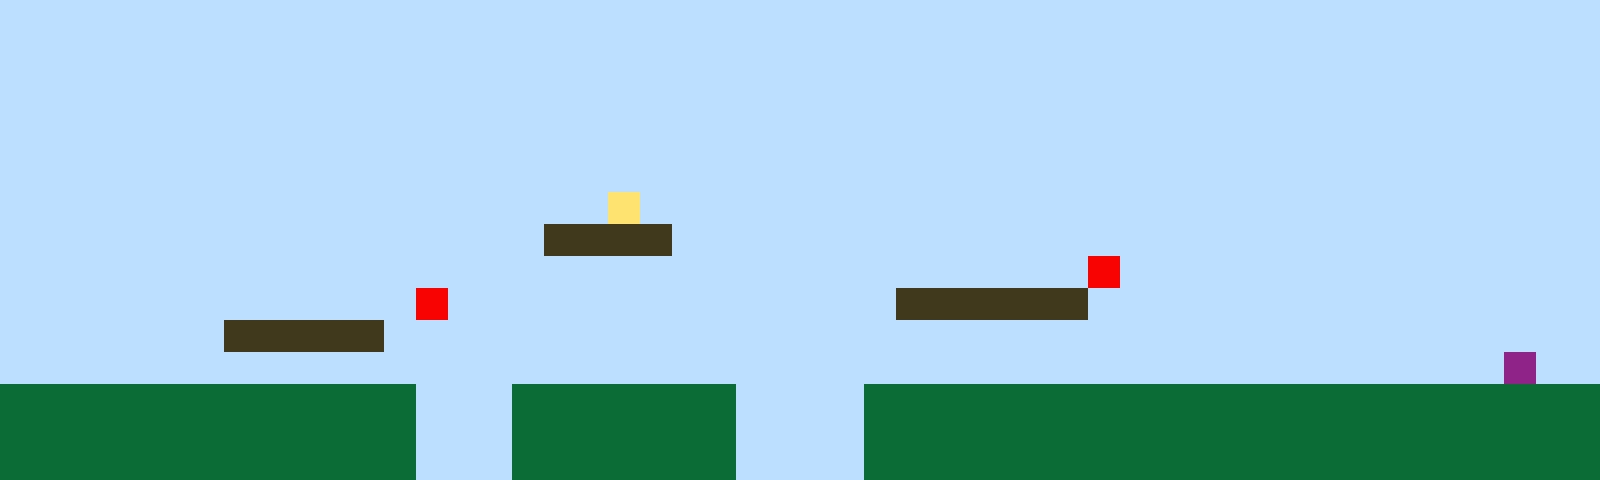

A 2D game scene composited from a Tiled map and its tileset images. What follows is a short description and the map's XML, with every tile layer's data as written:
An orthogonal 50x15 tile map with 32x32 px tiles, 1 tile layer (Tile Layer 1).

<map version="1.10" tiledversion="1.11.2" orientation="orthogonal" renderorder="right-up" width="50" height="15" tilewidth="32" tileheight="32" infinite="0" nextlayerid="2" nextobjectid="1"><editorsettings><export target="map1.csv" format="csv" /></editorsettings><tileset firstgid="1" name="sprites" tilewidth="32" tileheight="32" tilecount="6" columns="3"><image source="sprites.png" width="96" height="64" /></tileset><layer id="1" name="Tile Layer 1" width="50" height="15"><data encoding="csv">1,1,1,1,1,1,1,1,1,1,1,1,1,1,1,1,1,1,1,1,1,1,1,1,1,1,1,1,1,1,1,1,1,1,1,1,1,1,1,1,1,1,1,1,1,1,1,1,1,1,1,1,1,1,1,1,1,1,1,1,1,1,1,1,1,1,1,1,1,1,1,1,1,1,1,1,1,1,1,1,1,1,1,1,1,1,1,1,1,1,1,1,1,1,1,1,1,1,1,1,1,1,1,1,1,1,1,1,1,1,1,1,1,1,1,1,1,1,1,1,1,1,1,1,1,1,1,1,1,1,1,1,1,1,1,1,1,1,1,1,1,1,1,1,1,1,1,1,1,1,1,1,1,1,1,1,1,1,1,1,1,1,1,1,1,1,1,1,1,1,1,1,1,1,1,1,1,1,1,1,1,1,1,1,1,1,1,1,1,1,1,1,1,1,1,1,1,1,1,1,1,1,1,1,1,1,1,1,1,1,1,1,1,1,1,1,1,1,1,1,1,1,1,1,1,1,1,1,1,1,1,1,1,1,1,1,1,1,1,1,1,1,1,1,1,1,1,1,1,1,1,1,1,1,1,1,1,1,1,1,1,1,1,1,1,1,1,1,1,1,1,1,1,1,1,1,1,1,1,1,1,1,1,1,1,1,1,1,1,1,1,1,1,1,1,1,1,1,1,1,1,1,1,1,1,1,1,1,1,1,1,1,1,1,1,1,1,1,1,4,1,1,1,1,1,1,1,1,1,1,1,1,1,1,1,1,1,1,1,1,1,1,1,1,1,1,1,1,1,1,1,1,1,1,1,1,1,1,1,1,1,1,1,1,1,1,1,3,3,3,3,1,1,1,1,1,1,1,1,1,1,1,1,1,1,1,1,1,1,1,1,1,1,1,1,1,1,1,1,1,1,1,1,1,1,1,1,1,1,1,1,1,1,1,1,1,1,1,1,1,1,1,1,1,1,1,1,1,1,1,1,1,1,1,5,1,1,1,1,1,1,1,1,1,1,1,1,1,1,1,1,1,1,1,1,1,1,1,1,1,1,1,1,5,1,1,1,1,1,1,1,1,1,1,1,1,1,1,3,3,3,3,3,3,1,1,1,1,1,1,1,1,1,1,1,1,1,1,1,1,1,1,1,1,1,1,1,3,3,3,3,3,1,1,1,1,1,1,1,1,1,1,1,1,1,1,1,1,1,1,1,1,1,1,1,1,1,1,1,1,1,1,1,1,1,1,1,1,1,1,1,1,1,1,1,1,1,1,1,1,1,1,1,1,1,1,1,1,1,1,1,1,1,1,1,1,1,1,1,1,1,1,1,1,1,1,1,1,1,1,1,1,1,1,1,1,1,6,1,1,2,2,2,2,2,2,2,2,2,2,2,2,2,1,1,1,2,2,2,2,2,2,2,1,1,1,1,2,2,2,2,2,2,2,2,2,2,2,2,2,2,2,2,2,2,2,2,2,2,2,2,2,2,2,2,2,2,2,2,2,2,2,2,1,1,1,2,2,2,2,2,2,2,1,1,1,1,2,2,2,2,2,2,2,2,2,2,2,2,2,2,2,2,2,2,2,2,2,2,2,2,2,2,2,2,2,2,2,2,2,2,2,2,1,1,1,2,2,2,2,2,2,2,1,1,1,1,2,2,2,2,2,2,2,2,2,2,2,2,2,2,2,2,2,2,2,2,2,2,2</data></layer></map>
